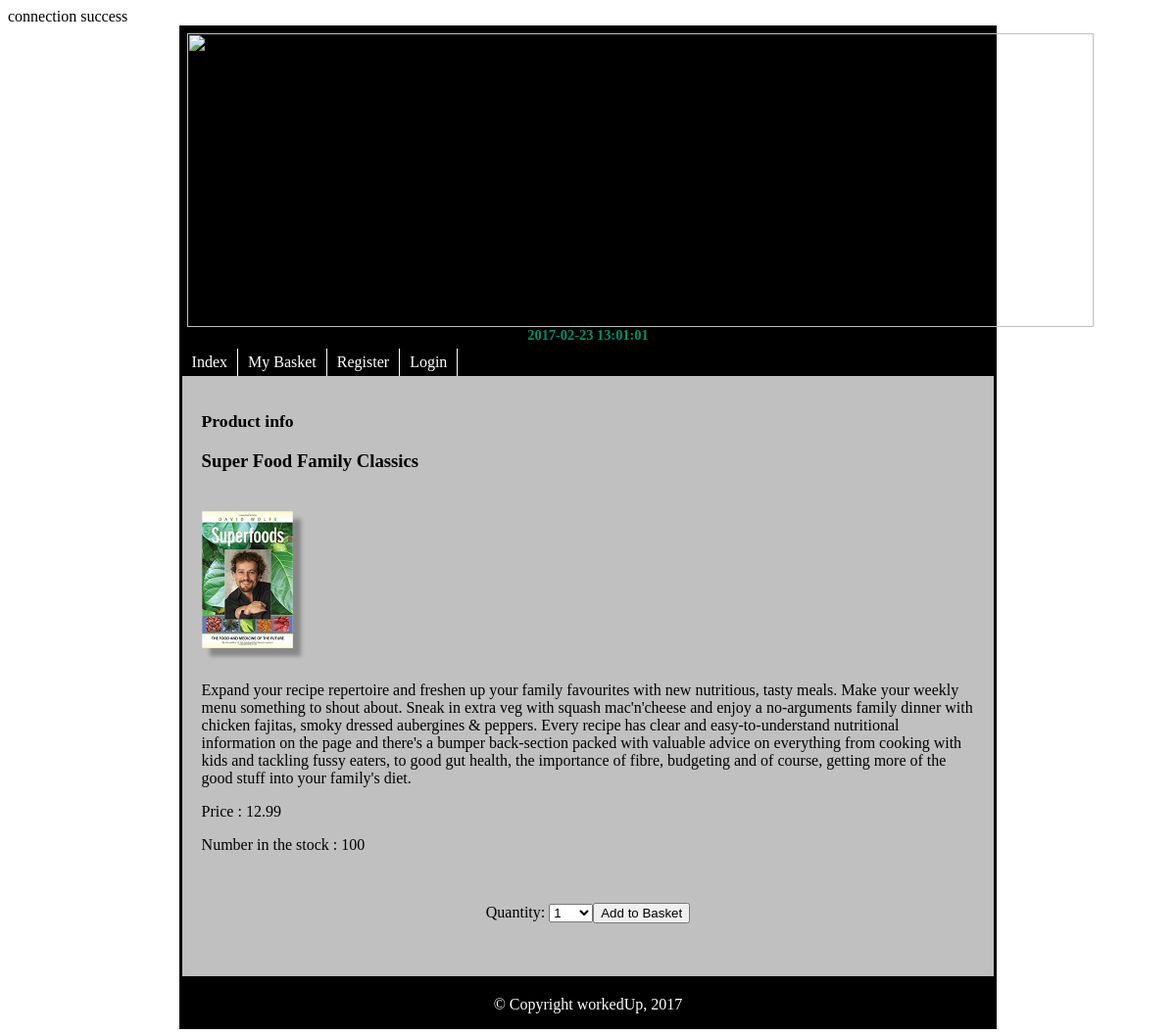
The page /prodinfo.php?u_prodid=1 on the database its author committed.
### tables this page shows
CREATE TABLE `product` (
  `prodId` int(4) NOT NULL,
  `prodName` varchar(30) NOT NULL,
  `prodPicName` varchar(50) NOT NULL,
  `prodDescrip` varchar(1000) DEFAULT NULL,
  `prodPrice` decimal(6,2) NOT NULL DEFAULT '0.00',
  `prodQuantity` int(4) NOT NULL DEFAULT '100'
);

### prodinfo.php (the view, shortened to what this page needs)
<?php
include("db.php");
$pagename="Product info";
$prodid=$_GET['u_prodid'];
$prodSQL="select prodId, prodName, prodPicName,
prodDescrip , prodPrice, prodQuantity from product
where prodId=".$prodid;
$exeprodSQL=mysqli_query($con, $prodSQL) or die(mysqli_error());
$thearrayprod=mysqli_fetch_array($exeprodSQL);
echo "<link rel=stylesheet type=text/css href=mystylesheet.css>";
echo "<h2>".$pagename."</h2>";
	echo "<h3><b>".$thearrayprod['prodName']."<br><br></h3></b>";
	echo "<img id='images' src=images/".$thearrayprod['prodPicName'].">"."<br><br>";
	echo "<p>".$thearrayprod['prodDescrip']."<br></p>";
	echo "<p>"."Price : ".$thearrayprod['prodPrice']."<br></p>";
	echo "<p>"."Number in the stock :  ".$thearrayprod['prodQuantity']."<br></p><br>";
echo "<form action=basket.php method=post>";
echo "<p><center>Quantity: ";
echo "<select name='stock'>";
for($i=1; $i<=$thearrayprod['prodQuantity']; $i++){
echo "<option value=".$i.">$i</option>";
}
echo "</select>";
echo "<input type=submit value='Add to Basket'>";
echo "</center>";
echo "</form>";
?>

### mystylesheet.css (style rules this page uses)
#header { background: black; padding: 5px; }
#header h1 { margin: 0; color: #008F6B; font-size: 90%; text-align: right; }
#navigation { float: left; width: 100%; background:#000000; }
#navigation ul { margin: 0; padding: 0; }
#navigation ul li { list-style-type: none; display: inline; }
#navigation li a { display: block; float: left; padding: 5px 10px; color: #fff; text-decoration: none; border-right: 1px solid#fff; }
#content { background: #C0C0C0; clear: left; padding: 20px; }
#content h2 { color:#000000; font-size: 110%; margin: 0 0 .5em; }
#footer { background:#000000; text-align: center; padding: 20px; height: 1%; color: #fff; }
a:link { color: #008F6B; text-decoration: none; }
#images { box-shadow: 8px 8px 4px #888888; }

### rows shown on the page
product: prodName "Super Food Family Classics", prodPicName (picture), prodDescrip "Expand your recipe repertoire and freshen up your family favourites with new nutritious, tasty meals. Make your weekly menu something to shout about. Sneak in extra veg with squash mac'n'cheese and enjoy a no-arguments family dinner with chicken fajitas, smoky dressed aubergines & peppers. Every recipe has clear and easy-to-understand nutritional information on the page and there's a bumper back-section packed with valuable advice on everything from cooking with kids and tackling fussy eaters, to good gut health, the importance of fibre, budgeting and of course, getting more of the good stuff into your family's diet.", prodPrice "12.99", prodQuantity "100"

### other values the page prints
$pagename "Product info"
form field stock "1"
